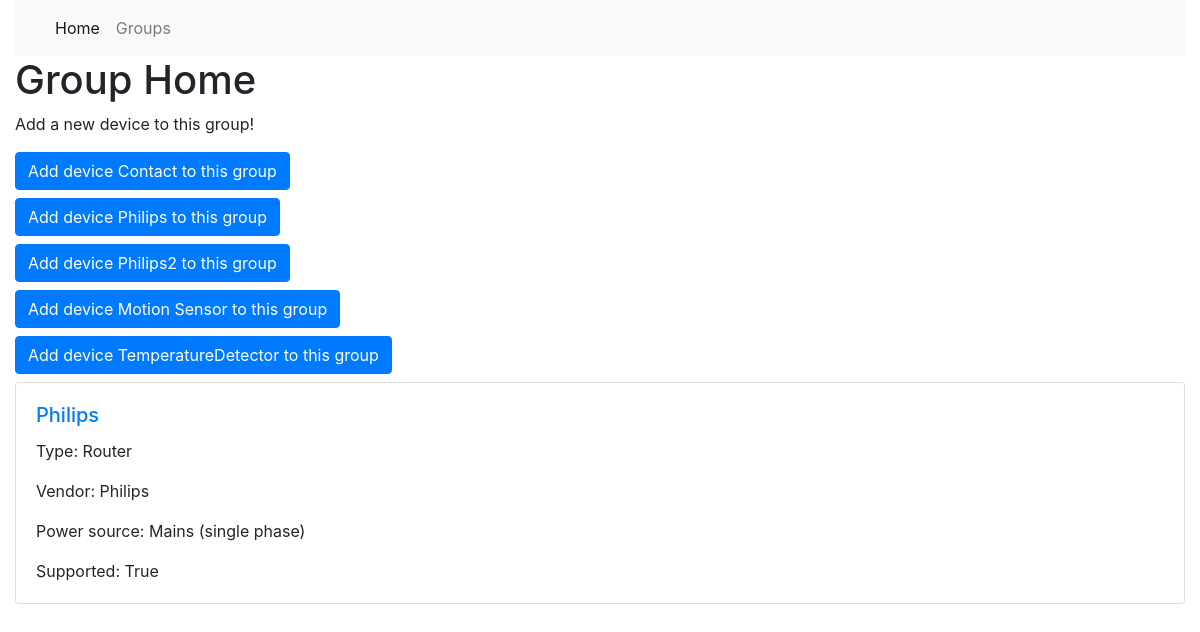
Screenshot of /groups/Home/ with the database file from the repository.
### core/models.py (models this page shows)
class ZigbeeGroups(models.Model):
    group_id = models.IntegerField(primary_key=True)
    friendly_name = models.CharField(max_length=50)
    members = models.JSONField()

class ZigbeeDevice(models.Model):
    ieee_address = models.CharField(primary_key=True, max_length=30)
    type = models.CharField(max_length=30)
    supported = models.BooleanField()
    friendly_name = models.CharField(max_length=30)
    model_name = models.CharField(max_length=30)
    vendor = models.CharField(max_length=30)
    power_source = models.CharField(max_length=30)

### core/views.py (the view)
# urls.py: path('groups/<str:group_name>/', views.render_groups, name='group'),
def render_groups(request, group_name):
    item = get_object_or_404(ZigbeeGroups, friendly_name=group_name)
    if request.method == 'POST':
        if request.POST.get(list(request.POST)[1], None) is not None:
            message = request.POST.get(list(request.POST)[1], None)
            DeviceSetter().publishCustomGroup(list(request.POST)[1].split("/")[0], list(request.POST)[1].split("/")[1], list(request.POST)[1].split("/")[2])
    return render(request, 'group.html', {'group': item, 'devices': ZigbeeDevice.objects.all()})

### HomeAssistant/templates/group.html (shortened to what this page needs)
{% extends "layouts/base.html" %}
{% block content %}
<h1> Group {{group.friendly_name}}</h1>
<p> Add a new device to this group!</p>
{% for device in devices %}
<form class="form-inline" method="POST" action="/groups/{{group.friendly_name}}/">
        <div class="form-group mb-2">
        <button type="submit" class="btn btn-primary" name="add/{{group.friendly_name}}/{{device.friendly_name}}">Add device {{device.friendly_name}} to this group</button>
    </div>
    </form>
{% endfor %}
{% for device in devices %}
    {% for member in group.members %}
        {% if member.ieee_address == device.ieee_address %}
            <div class="card">
                <div class="card-body">
                 <a href="/items/{{device.friendly_name}}"><h5 class="card-title">{{device.friendly_name}}</h5></a>
                  <p class="card-text">Type: {{device.type}}</p>
                  <p class="card-text">Vendor: {{device.vendor}}</p>
                  <p class="card-text">Power source: {{device.power_source}}</p>
                  <p class="card-text">Supported: {{device.supported}}</p>
                </div>
             </div>
        {% endif %}
    {% endfor %}
{% endfor %}
{% endblock content %}

### HomeAssistant/templates/layouts/base.html (shortened to what this page needs)
<!DOCTYPE html>
<html lang="en">
{% load static %}
<!doctype html>
<html lang="en">
  <head>
    <link rel="stylesheet" href="https://stackpath.bootstrapcdn.com/bootstrap/4.3.1/css/bootstrap.min.css">
  </head>
  <body>
   <div class="container-fluid">
    {% include 'includes/navigation_bar.html' %}
    <div class="container-xl">
        {% block content %}{% endblock content %}
    </div>
   </div>
  </body>
</html>
</body>
</html>

### HomeAssistant/templates/includes/navigation_bar.html (shortened to what this page needs)
<nav class="navbar navbar-expand-lg navbar-light bg-light">
  <div class="collapse navbar-collapse" id="navbarNav">
    <ul class="navbar-nav">
      <li class="nav-item active">
        <a class="nav-link" href="{% url 'index' %}">Home <span class="sr-only">(current)</span></a>
      </li>
      <li class="nav-item">
        <a class="nav-link" href="{% url 'groups' %}">Groups</a>
      </li>
    </ul>
  </div>
</nav>

### rows the page displays
ZigbeeGroups: friendly_name "Home"
ZigbeeDevice: friendly_name "Contact"
ZigbeeDevice: friendly_name "Philips", friendly_name "Philips", type "Router", vendor "Philips", power_source "Mains (single phase)", supported "True"
ZigbeeDevice: friendly_name "Philips2"
ZigbeeDevice: friendly_name "Motion Sensor"
ZigbeeDevice: friendly_name "TemperatureDetector"
